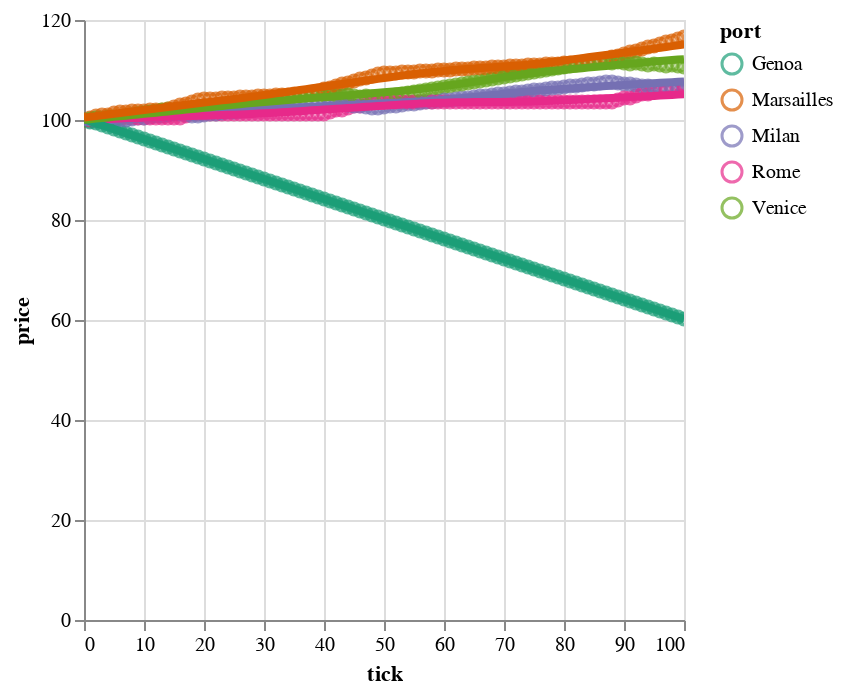

The cell this chart's notebook holds for it:
### Code cell
plot_prices_by_port(markets)

### Figure 1 — Vega-Lite specification as saved in the notebook (floating-point values rounded to 4 significant figures; data arrays with more than 128 entries replaced by an {"elided": "..."} marker saying what was removed)
{"config": {"view": {"continuousWidth": 300, "continuousHeight": 300}}, "layer": [{"mark": {"type": "point"}, "encoding": {"color": {"field": "port", "scale": {"scheme": "dark2"}, "type": "ordinal"}, "x": {"field": "tick", "type": "quantitative"}, "y": {"field": "price", "type": "quantitative"}}, "name": "view_6"}, {"mark": {"type": "line", "size": 4}, "encoding": {"color": {"field": "port", "scale": {"scheme": "dark2"}, "type": "ordinal"}, "x": {"field": "tick", "type": "quantitative"}, "y": {"field": "price", "type": "quantitative"}}, "transform": [{"loess": "price", "on": "tick", "bandwidth": 0.5, "groupby": ["port"]}]}], "data": {"name": "data-f36ce343ece993484b5379cd3b2d70d5"}, "params": [{"name": "param_8", "select": {"type": "interval", "encodings": ["x", "y"]}, "bind": "scales", "views": ["view_6"]}], "$schema": "https://vega.github.io/schema/vega-lite/v5.8.0.json", "datasets": {"data-f36ce343ece993484b5379cd3b2d70d5": {"elided": "505 records"}}}
